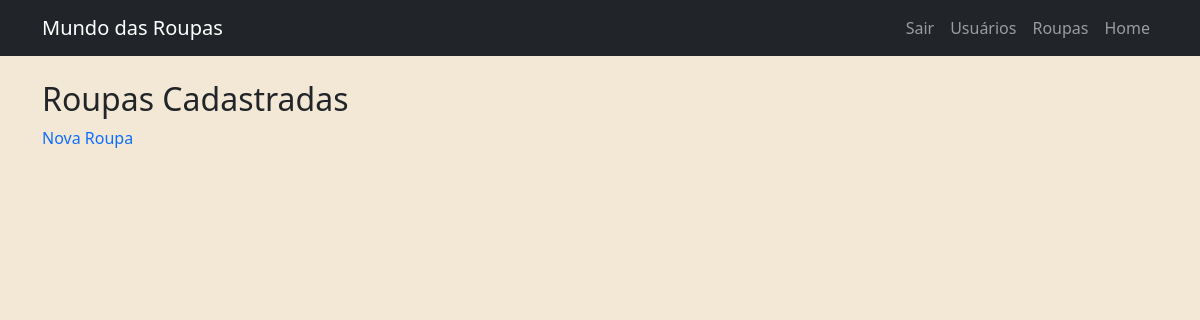
/produtos/ (signed in), run on an earlier commit of the app's database.
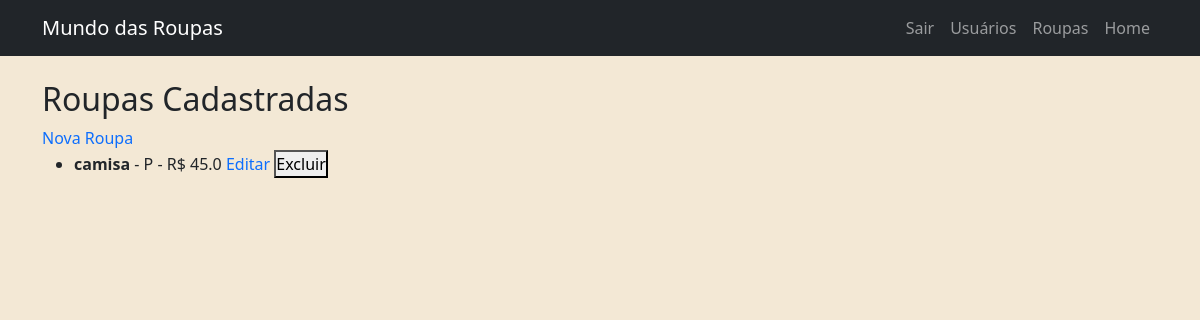
And on a later commit of the database.
### app/models/roupa.py (models this page shows)
class Roupa(db.Model):
    __tablename__ = 'roupas'
    id = db.Column(db.Integer, primary_key=True)
    nome = db.Column(db.String(100), nullable=False)
    descricao = db.Column(db.Text)
    tamanho = db.Column(db.String(10))
    tipo = db.Column(db.String(20))
    preco = db.Column(db.Float)
    imagem = db.Column(db.String(200))  # Caminho para o arquivo
    categoria = db.Column(db.String(10))  # 'venda' ou 'doacao'
    status = db.Column(db.String(20), default='disponivel')
    usuario_id = db.Column(db.Integer, db.ForeignKey('usuarios.id'), nullable=False)
    doacao = db.relationship('Doacao', backref='roupa', uselist=False)

### app/routes/produto.py (the view)
@produtos.route('/')
@login_requerido
@admin_requerido
def listar_roupas():
    roupas = Roupa.query.all()
    return render_template('lista_roupas.html', roupas=roupas)

### app/templates/produtos/lista_roupas.html
{% extends 'base.html' %}
{% block content %}
<h2>Roupas Cadastradas</h2>
<a href="{{ url_for('produtos.adicionar_roupa') }}">Nova Roupa</a>
<ul>
  {% for roupa in roupas %}
    <li>
      <strong>{{ roupa.nome }}</strong> - {{ roupa.tamanho }} - R$ {{ roupa.preco }}
      <a href="{{ url_for('produtos.editar_roupa', id=roupa.id) }}">Editar</a>
      <form action="{{ url_for('produtos.deletar_roupa', id=roupa.id) }}" method="post" style="display:inline;">
        <button type="submit">Excluir</button>
      </form>
    </li>
  {% endfor %}
</ul>
{% endblock %}

What changed in the data, as far as the page shows it:
added Roupa: nome "camisa", tamanho "P", preco "45.0"
